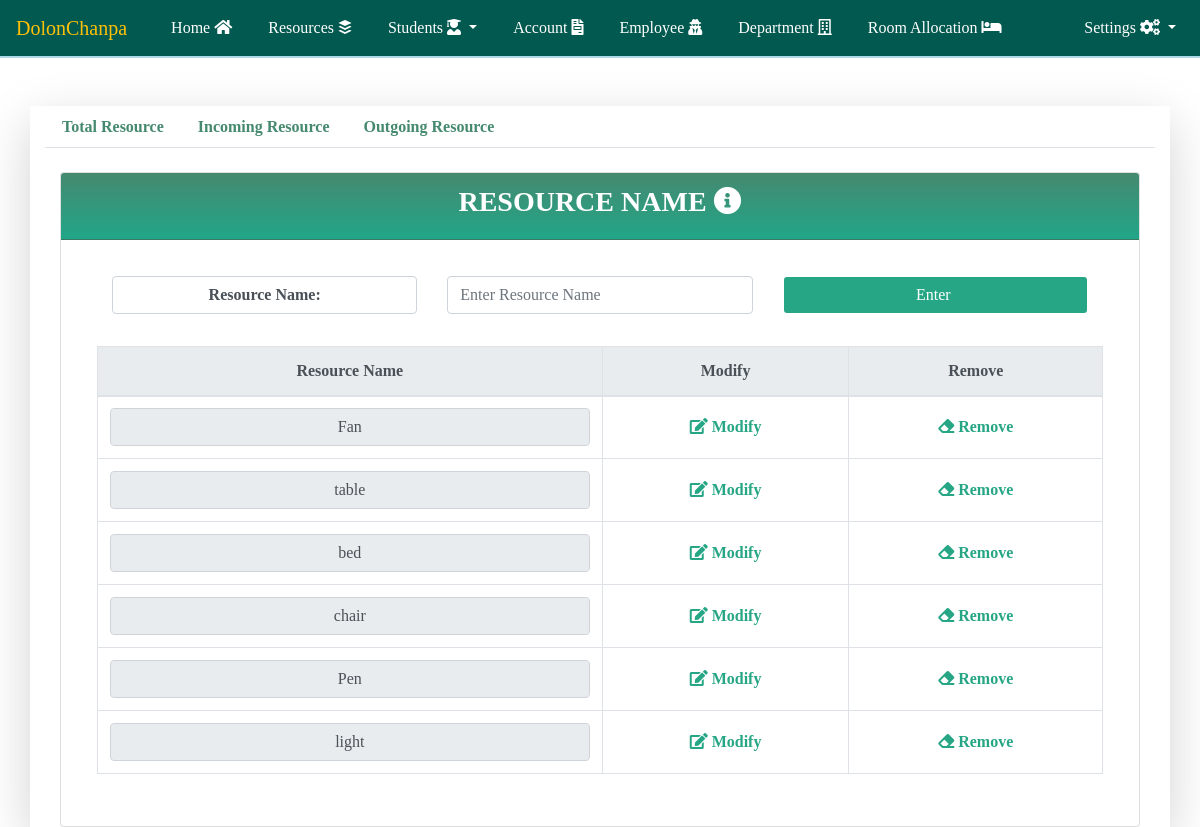
The app's page /add_resource_name.php (signed in) with its own data.
### tables this page shows
CREATE TABLE `resource_name` (
  `id` int(11) NOT NULL,
  `resource_name` varchar(200) NOT NULL
);

### add_resource_name.php (the view, shortened to what this page needs)
<?php include('database_connection.php')?>
<?php include('header.php')?>
<?php include('resource_header.php')?>
<div class="container"><br>
    <div class="row justify-content-center">
        <div class="col-lg-12 col-12">
            <div class="card ">
                <div class="card-header">
                    <div class="row justify-content-center">
                        <div class="col-lg-6 col-md-6 col-12">
                            <h3 class ="text-center card_header_color text-uppercase">Resource Name <span><i class="fas fa-info-circle"></i></span></h3>
                        </div>
                    </div>
                </div>
                <div class="card-body">
                    <form action="" method = "POST">
                        <div class="row m-3 text-center">
                            <div class="col-lg-4 col-md-4 col-12">
                                <label for="" class = "form-control"><b>Resource Name:</b></label>
                            </div>
                            <div class="col-lg-4 col-md-4 col-12">
                                <div class="form-group">
                                    <input type="text" name = "resource_name" placeholder="Enter Resource Name" class = "form-control" required>
                                </div>
                            </div>
                            <div class="col-lg-4 col-md-4 col-12">
                                <div class="form-group">
                                    <input type="submit" name = "resource_name_submit" class = "form-control btn btn_color_employee" value = "Enter ">
                                </div>
                            </div>
                        </div>
                    </form>
                    <div class="row m-3">
                        <table class = "table table-bordered table-hover text-center table-responsive-lg">
                            <tr>
                                <thead class ="thead-light">
                                    <th>Resource Name</th>
                                    <th>Modify</th>
                                    <th>Remove</th>
                                </thead>
                            </tr>
                            <?php
                            $select_resource_name_qry = "SELECT * FROM `resource_name`";
                            $run_select_resource_name_qry = mysqli_query($conn, $select_resource_name_qry);
                            while($row = mysqli_fetch_assoc($run_select_resource_name_qry))
                            {
                                ?>
                                <tr>
                                    <td ><input type="text" value = "<?php echo $row['resource_name']?>" class = "form-control text-center" readonly></td>
                                    <td>
                                        <a class = "btn btn_color" href="update_resource_name.php?id=<?php echo $row['id']?>"><b><span><i class="fas fa-edit"></i></span> Modify</b></a>
                                    </td>
                                    <td>
                                        <button class = "btn btn_color" onclick = "deleteConfirmation(<?php echo $row['id'];?>)"><b><span><i class="fas fa-eraser"></i></span> Remove</b></button>
                                    </td>
                                </tr>
                                <?php
                            }
                            ?>
                        </table>
                    </div>
                </div>
            </div>
        </div>
    </div>
</div>
<?php include('resource_footer.php')?>
<?php include('footer.php')?>

### css/style.css (style rules this page uses)
body { font-family: 'sans-serif'; }
.card-header { padding: .75rem 1.25rem; margin-bottom: 0; background-image: linear-gradient(#45896F, #21A688); border-bottom: 1px solid rgba(0,0,0,.125); }
.card_header_color { color: white; font-weight: bold; }
.btn_color { color:#26A685; transition: color 1000ms ease, background-color 500ms ease; }
.btn_color_employee { background-color: #26A685; color:white; transition: color 1000ms ease, background-color 500ms ease; }
label { font-weight: bold; }

### records on screen
resource_name: resource_name "Fan"
resource_name: resource_name "table"
resource_name: resource_name "bed"
resource_name: resource_name "chair"
resource_name: resource_name "Pen"
resource_name: resource_name "light"
